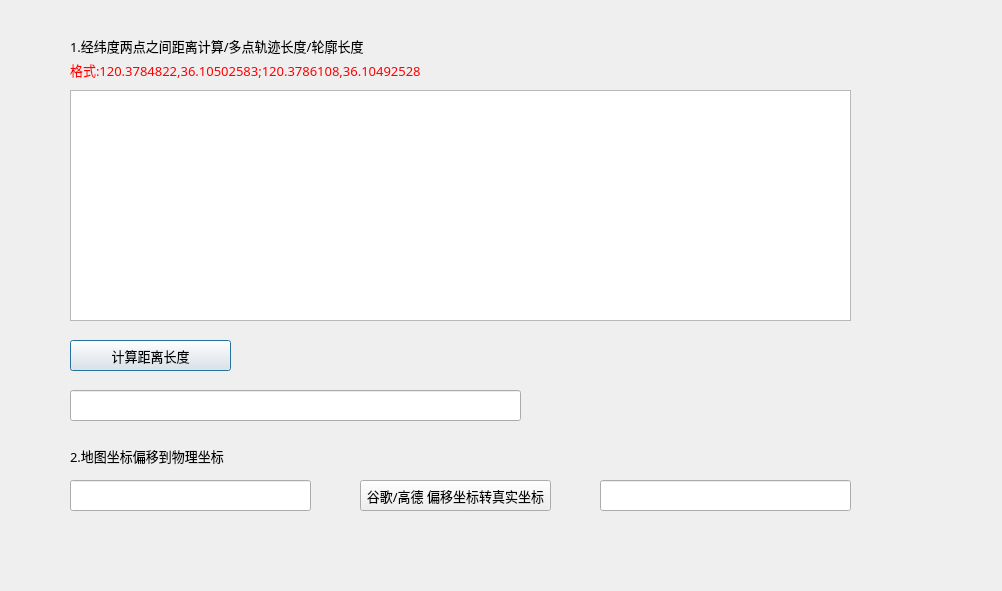
<?xml version="1.0" encoding="UTF-8"?>
<ui version="4.0">
 <class>DistanceLatLng</class>
 <widget class="QDialog" name="DistanceLatLng">
  <property name="geometry">
   <rect>
    <x>0</x>
    <y>0</y>
    <width>1002</width>
    <height>591</height>
   </rect>
  </property>
  <property name="windowTitle">
   <string>Dialog</string>
  </property>
  <property name="styleSheet">
   <string notr="true">QDialog.bgw{
	border-right:1px solid rgb(170,170,170);
	background:qlineargradient(spread:reflect,
		x1:0,y1:0,x2:1,y2:0,
		stop:0 rgba(207,210,184,255),
		stop:1 rgba(198,210,100,255));
}
QPushButton:pressed {
         background-color: qlineargradient(x1: 0, y1: 0, x2: 0, y2: 1, stop: 0 #aadbfe, stop: 1 #f6f7fa);

}</string>
  </property>
  <property name="class" stdset="0">
   <string>bgw</string>
  </property>
  <widget class="QPlainTextEdit" name="polylines">
   <property name="geometry">
    <rect>
     <x>70</x>
     <y>90</y>
     <width>781</width>
     <height>231</height>
    </rect>
   </property>
   <property name="font">
    <font>
     <family>微软雅黑</family>
     <pointsize>10</pointsize>
    </font>
   </property>
  </widget>
  <widget class="QPushButton" name="button">
   <property name="geometry">
    <rect>
     <x>70</x>
     <y>340</y>
     <width>161</width>
     <height>31</height>
    </rect>
   </property>
   <property name="font">
    <font>
     <family>微软雅黑</family>
     <pointsize>10</pointsize>
     <weight>50</weight>
     <bold>false</bold>
    </font>
   </property>
   <property name="text">
    <string>计算距离长度</string>
   </property>
  </widget>
  <widget class="QLineEdit" name="result">
   <property name="geometry">
    <rect>
     <x>70</x>
     <y>390</y>
     <width>451</width>
     <height>31</height>
    </rect>
   </property>
   <property name="font">
    <font>
     <family>微软雅黑</family>
     <pointsize>11</pointsize>
    </font>
   </property>
  </widget>
  <widget class="QLineEdit" name="result_2">
   <property name="geometry">
    <rect>
     <x>70</x>
     <y>480</y>
     <width>241</width>
     <height>31</height>
    </rect>
   </property>
   <property name="font">
    <font>
     <family>微软雅黑</family>
     <pointsize>10</pointsize>
    </font>
   </property>
  </widget>
  <widget class="QPushButton" name="button_2">
   <property name="geometry">
    <rect>
     <x>360</x>
     <y>480</y>
     <width>191</width>
     <height>31</height>
    </rect>
   </property>
   <property name="font">
    <font>
     <family>微软雅黑</family>
     <pointsize>10</pointsize>
     <weight>50</weight>
     <bold>false</bold>
    </font>
   </property>
   <property name="text">
    <string>谷歌/高德 偏移坐标转真实坐标</string>
   </property>
  </widget>
  <widget class="QLineEdit" name="result_3">
   <property name="geometry">
    <rect>
     <x>600</x>
     <y>480</y>
     <width>251</width>
     <height>31</height>
    </rect>
   </property>
   <property name="font">
    <font>
     <family>微软雅黑</family>
     <pointsize>10</pointsize>
    </font>
   </property>
  </widget>
  <widget class="QLabel" name="label">
   <property name="geometry">
    <rect>
     <x>70</x>
     <y>30</y>
     <width>331</width>
     <height>31</height>
    </rect>
   </property>
   <property name="font">
    <font>
     <family>微软雅黑</family>
     <pointsize>10</pointsize>
    </font>
   </property>
   <property name="text">
    <string>1.经纬度两点之间距离计算/多点轨迹长度/轮廓长度</string>
   </property>
  </widget>
  <widget class="QLabel" name="label_2">
   <property name="geometry">
    <rect>
     <x>70</x>
     <y>440</y>
     <width>201</width>
     <height>31</height>
    </rect>
   </property>
   <property name="font">
    <font>
     <family>微软雅黑</family>
     <pointsize>10</pointsize>
    </font>
   </property>
   <property name="text">
    <string>2.地图坐标偏移到物理坐标</string>
   </property>
  </widget>
  <widget class="QLabel" name="label_3">
   <property name="geometry">
    <rect>
     <x>70</x>
     <y>55</y>
     <width>381</width>
     <height>31</height>
    </rect>
   </property>
   <property name="font">
    <font>
     <family>微软雅黑</family>
     <pointsize>10</pointsize>
    </font>
   </property>
   <property name="text">
    <string>&lt;font color='#ff0000'&gt;格式:120.3784822,36.10502583;120.3786108,36.10492528&lt;/font&gt;</string>
   </property>
  </widget>
 </widget>
 <resources/>
 <connections/>
</ui>
